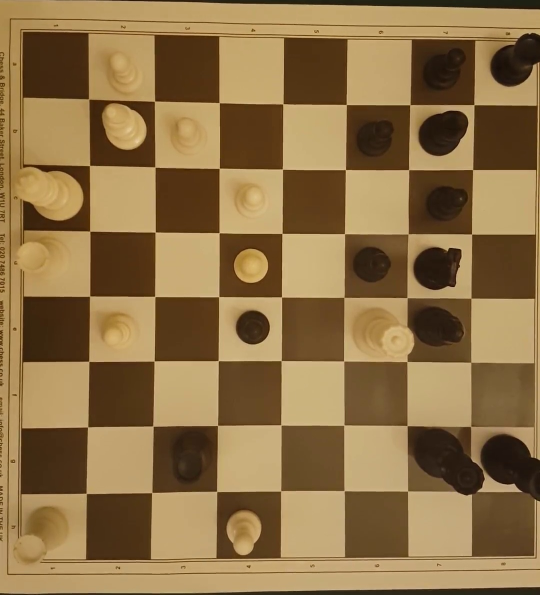
#> input picture ChessVisualiser/videos/test.jpg, 1080 x 1190 px (shown at 1/2 size); its folder holds only this picture in this run
$ python -i multiImageDemo.py   (imports and definitions only)   (older library calls are emulated)
#> lines starting #> are read from the running program, lines starting #| are printed output that depends on the picture; after the words box and inside, x2 and y2 are one past the last pixel; in counts of white or black regions, pixels touching at a corner belong together
#> further down, picture is the input picture: shape (1190, 1080, 3); mean B, G, R 71.2, 113.6, 141.9
import math
import os
import time

import PIL.Image as Image
import PIL.ImageDraw as ImageDraw
import PIL.ImageFont as Font
import cv2
import numpy as np
import tensorflow as tf
# Import utilites
from utils import label_map_util
from utils import visualization_utils


def crop(_frame):
    """
    Find the rectangle used for cropping

    Convert image the grayscale
    Convert image to black and white by applying a threshold
    Morph the image using an OPEN algorithm https://docs.opencv.org/trunk/d9/d61/tutorial_py_morphological_ops.html
    Get all the contours
    Get the contour with the max area (The board)

    :param _frame:
    :return rectangle:
    """

    gray = cv2.cvtColor(_frame, cv2.COLOR_BGR2GRAY)
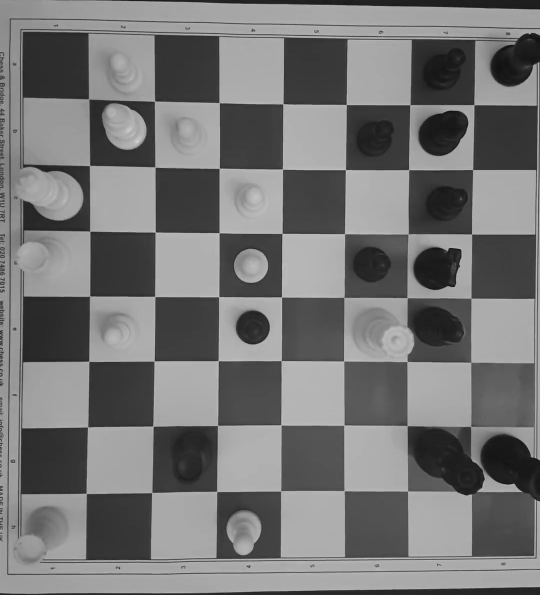
#> gray: shape (1190, 1080) (shown at 1/2 size); min 7, max 213, mean 117.2

    binary = cv2.adaptiveThreshold(gray, 255, cv2.ADAPTIVE_THRESH_MEAN_C, cv2.THRESH_BINARY, 27, 5)
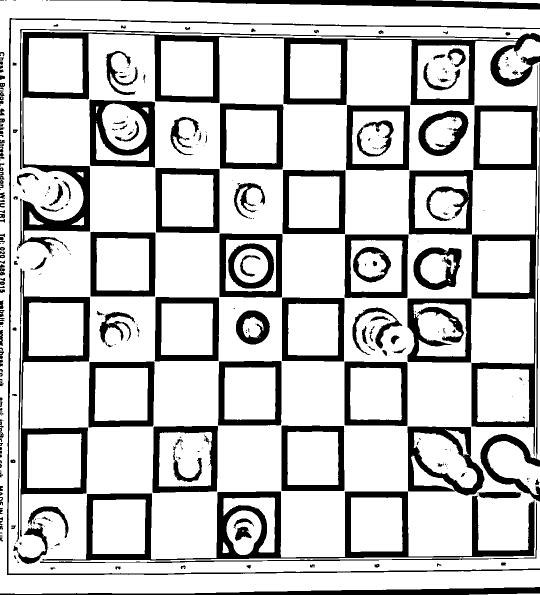
#> binary: shape (1190, 1080) (shown at 1/2 size); 78.4% white; 389 black regions (191 under 20 px), largest, box (x1, y1, x2, y2) and area: (34, 58, 1080, 508) 39348, (85, 983, 1069, 1121) 25083, (943, 130, 1075, 912) 17617
    kernel = np.ones((5, 5), np.uint8)

    binary = cv2.morphologyEx(binary, cv2.MORPH_OPEN, kernel)
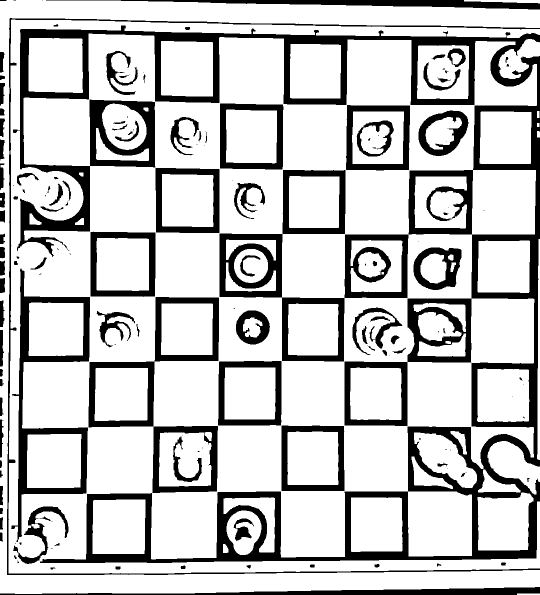
#> binary: shape (1190, 1080) (shown at 1/2 size); 77.1% white; 159 black regions (55 under 20 px)
    _, contours, _ = cv2.findContours(binary, cv2.RETR_TREE, cv2.CHAIN_APPROX_SIMPLE)
#> contours = 213 contours, 59 with area under 20; largest, box (x1, y1, x2, y2) and area: (17, 39, 1080, 1147) 899762, (0, 0, 1080, 1188) 90665, (21, 536, 181, 1085) 39220, (178, 198, 312, 336) 17368, (304, 851, 437, 987) 17222
    contour = max(contours, key=cv2.contourArea)
#> contour = contour of 1137 points, box (x1, y1, x2, y2) (17, 39, 1080, 1147), area 899762
    return cv2.boundingRect(contour)


# [169 lines left out: functions doCrop, checkPointInRec, getMiddles, getMiddle, doFilter, distance and 1 more, not called in this run]

"""
VISUALISATION UTILITIESS
"""
# [22 lines left out: functions drawText, drawCircle, drawLine, not called in this run]
"""
END OF VISUALISATION UTILITIES
"""

# [859 lines left out: functions perpDistFromLine, bubbleSort, bubbleSortLines, lineMid, line_intersection, horizontalOrVertical and 10 more, not called in this run]


# Source folder of the sequence, should be located in Demo/static/net/input
sequence = "sequence1/"

# Theres a for loop here to demonstrate with different orientations of the board.
# i will be passed into the function which tells the algorithm to rotate the image i times
# i = 0, rotate 0 times
# i = 1, rotate the image once
# etc
# [2 lines not run here, left out]

>>> import cv2
>>> picture = cv2.imread('../ChessVisualiser/videos/test.jpg')
>>> result = crop(picture)
#> result = (17, 39, 1063, 1108)

$ run again, on ChessVisualiser/videos/1.jpg
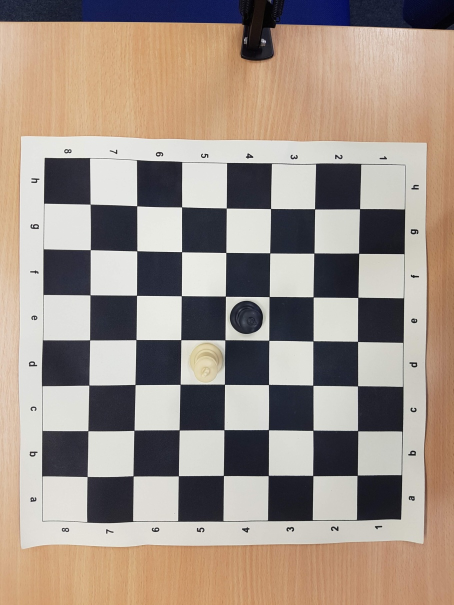
#> input picture ChessVisualiser/videos/1.jpg, 907 x 1210 px (shown at 1/2 size)
#> picture is the input picture: shape (1210, 907, 3); mean B, G, R 135.8, 146.2, 160
#> in crop, `binary = cv2.adaptiveThreshold(gray, 255, cv2.ADAPTIVE_THRESH_MEAN_C, ..`:
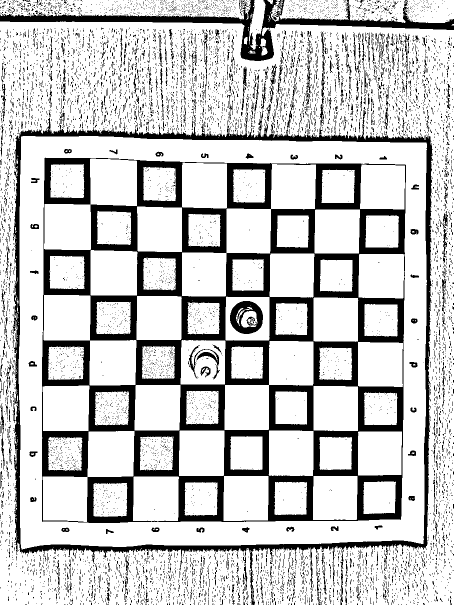
#> binary: shape (1210, 907) (shown at 1/2 size); 78.6% white; 9100 black regions (8653 under 20 px), largest, box (x1, y1, x2, y2) and area: (84, 315, 812, 1046) 130390, (25, 219, 866, 1210) 32651, (0, 0, 907, 122) 16006
#> in crop, `binary = cv2.morphologyEx(binary, cv2.MORPH_OPEN, kernel)`:
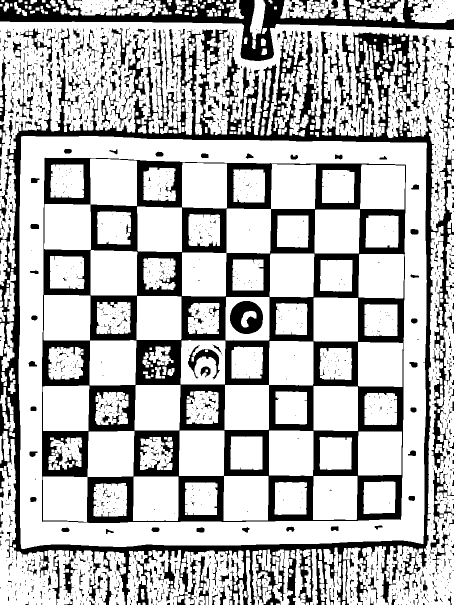
#> binary: shape (1210, 907) (shown at 1/2 size); 71.6% white; 1630 black regions (1346 under 20 px)
#> contours = 2034 contours, 1344 with area under 20; largest, box (x1, y1, x2, y2) and area: (37, 272, 854, 1098) 655586, (83, 314, 813, 1047) 520968, (0, 43, 907, 536) 135184, (769, 452, 907, 1210) 32768, (0, 878, 252, 1210) 27610
#> contour = contour of 194 points, box (x1, y1, x2, y2) (37, 272, 854, 1098), area 655586
#> result = (37, 272, 817, 826)
